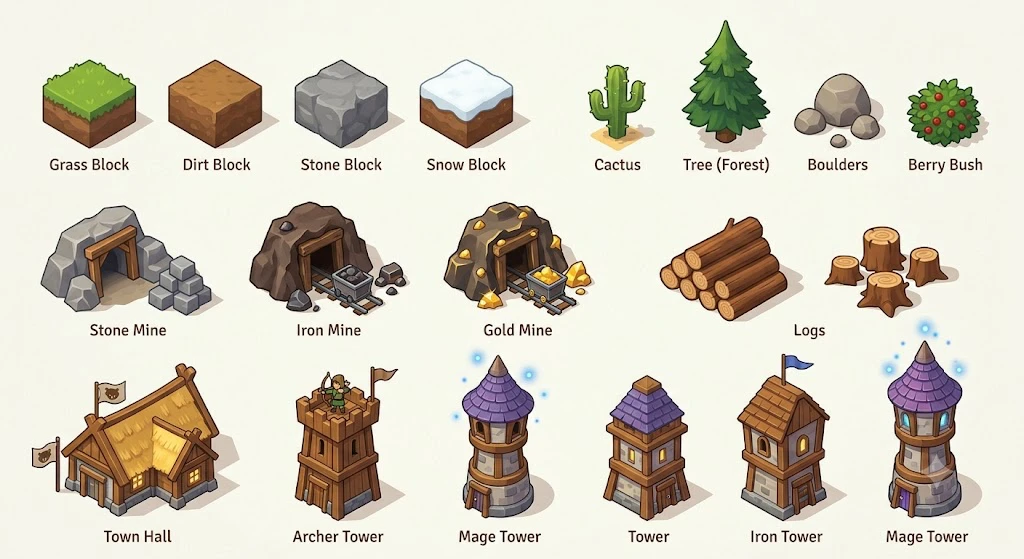
#> input picture assets/source/ref_7.webp, 1024 x 559 px, found by its file name; its folder holds 3 pictures in this run
$ python extract_buildings.py
#> lines starting #> are read from the running program, lines starting #| are printed output that depends on the picture
"""Cut building, prop and terrain sprites out of the three reference sheets (assets/source/ref_7/8/9.webp).

Outputs assets/sprites/bld.png and assets/sprites/bld.js (window.BLD_ATLAS: frame rects + anchors).
The sheets have soft baked shadows and (ref 8/9) a grid; the silhouette is found from edges, filled, and the
tan / grey ground shadow is removed so the game can draw its own.
"""
import json
import numpy as np
from PIL import Image
from scipy import ndimage as ndi

def defringe(rgba):
    a = rgba[..., 3] > 0
    core = ndi.binary_erosion(a, structure=np.ones((3, 3)), iterations=2)
    if core.any():
        idx = ndi.distance_transform_edt(~core, return_indices=True)[1]
        near = rgba[..., :3][idx[0], idx[1]].astype(float); cur = rgba[..., :3].astype(float)
        lum = lambda c: c @ np.array([0.3, 0.59, 0.11])
        bad = (a & ~core) & (lum(cur) > lum(near) + 14)
        cur[bad] = near[bad] * 0.6
        rgba[..., :3] = np.clip(cur, 0, 255).astype(np.uint8)
    rgba[~a, :3] = 0
    return rgba

SRC = {n: np.array(Image.open(f'assets/source/ref_{n}.webp').convert('RGB')).astype(float) for n in (7, 8, 9)}
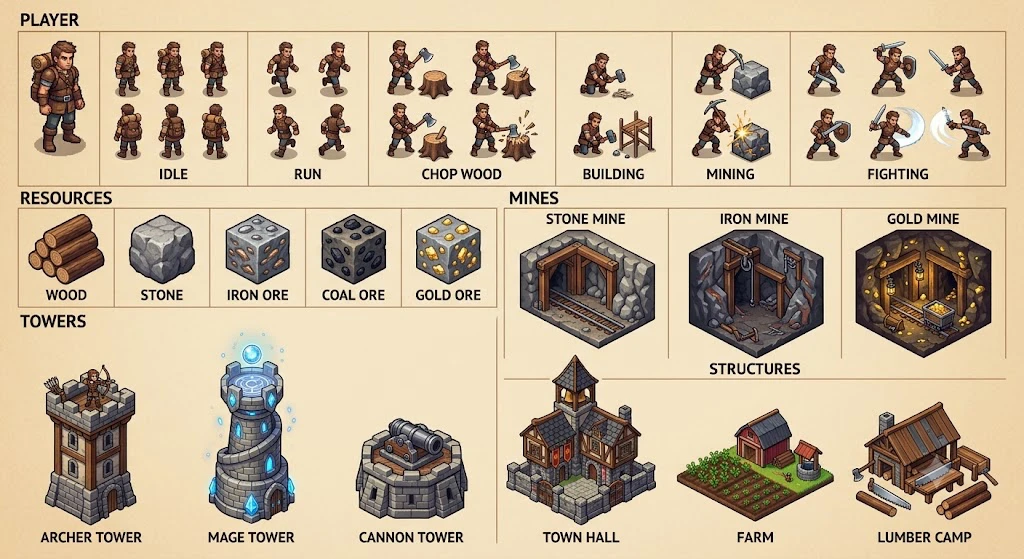
#> input picture assets/source/ref_8.webp, 1024 x 559 px, found by its file name
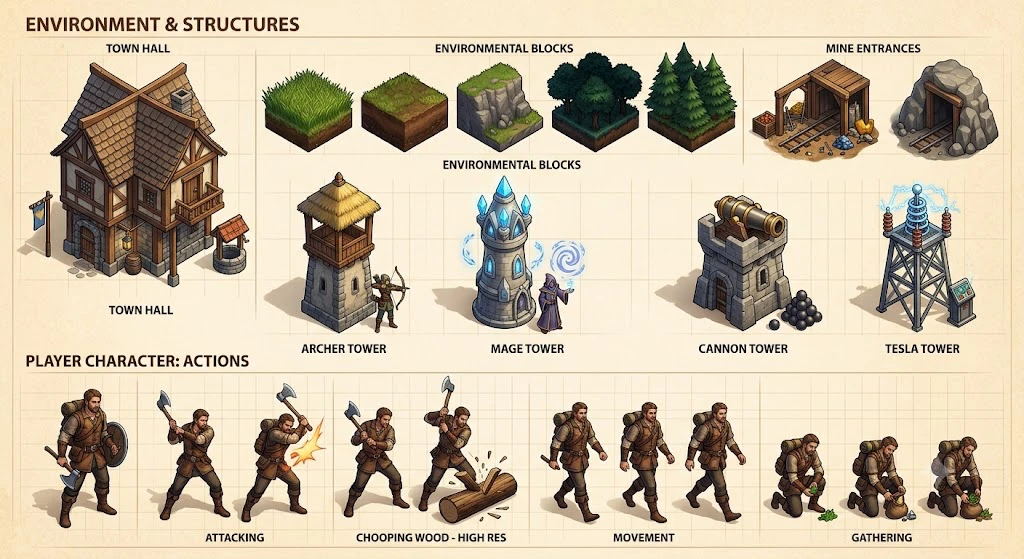
#> input picture assets/source/ref_9.webp, 1024 x 559 px, found by its file name
#> SRC = 3 items

# name: (sheet, (x0, y0, x1, y1), [boxes to blank out], options)
S = {
    # ---- sheet 7: clean cartoon set
    'h_thatch':   (7, (28, 362, 222, 518), [], {}),
    'archer_a':   (7, (290, 366, 402, 520), [], {}),
    'mage_a':     (7, (455, 345, 568, 522), [], {}),
    'mage_b':     (7, (878, 318, 972, 522), [], {}),
    'house_a':    (7, (600, 372, 695, 522), [], {}),
    'house_b':    (7, (732, 372, 834, 522), [], {}),
    'mine_gold':  (7, (440, 196, 602, 318), [], {}),
    'mine_iron':  (7, (245, 198, 412, 318), [], {}),
    'mine_stone': (7, (32, 200, 228, 318), [], {}),
    'logs':       (7, (652, 210, 798, 324), [], {}),
    'stumps':     (7, (820, 220, 952, 320), [], {}),
    'boulders':   (7, (788, 68, 886, 148), [], {}),
    'berry':      (7, (898, 78, 992, 150), [], {}),
    'cactus':     (7, (583, 56, 648, 146), [], {}),
    'blk_grass':  (7, (36, 56, 142, 152), [], {}),
    'blk_dirt':   (7, (160, 56, 272, 152), [], {}),
    'blk_stone':  (7, (288, 56, 398, 152), [], {}),
    'blk_snow':   (7, (414, 56, 524, 152), [], {}),
    # ---- sheet 8: pixel-ish set
    'hall_stone': (8, (515, 350, 668, 526), [], {}),
    'farm':       (8, (668, 390, 824, 522), [], {}),
    'lumber':     (8, (838, 396, 992, 522), [], {}),
    'archer_c':   (8, (32, 362, 140, 520), [], {}),
    'mage_spiral':(8, (200, 330, 300, 520), [], {}),
    'cannon_a':   (8, (345, 420, 474, 524), [], {}),
    # ---- sheet 9: painterly set
    'hall_timber':(9, (18, 52, 264, 302), [], {}),
    'mage_c':     (9, (425, 168, 542, 340), [(538, 250, 600, 340)], {}),
    'cannon_b':   (9, (650, 185, 864, 345), [(852, 185, 870, 345)], {}),
    'tesla':      (9, (850, 195, 1002, 336), [], {}),
    'mine_wood':  (9, (770, 52, 882, 162), [], {}),
    'mine_rock':  (9, (884, 52, 982, 162), [], {}),
}

def cut(sheet, box, blank):
    x0, y0, x1, y1 = box
    a = SRC[sheet][y0:y1, x0:x1].copy()
    for (bx0, by0, bx1, by1) in blank:
        a[max(0, by0 - y0):max(0, by1 - y0), max(0, bx0 - x0):max(0, bx1 - x0)] = np.nan
    nanm = np.isnan(a[..., 0]); a[nanm] = 0
    border = np.concatenate([a[0], a[-1], a[:, 0], a[:, -1]]); bg = np.median(border, axis=0)
    L = a.mean(2)
    g = np.hypot(ndi.sobel(ndi.gaussian_filter(L, 0.7), 1), ndi.sobel(ndi.gaussian_filter(L, 0.7), 0))
    d = np.abs(a - bg).sum(2)
    edge = (g > 62) | (d > 215)
    edge &= ~nanm
    m = ndi.binary_closing(edge, structure=np.ones((3, 3)), iterations=2)
    m = ndi.binary_fill_holes(m) & ~nanm
    m = ndi.binary_opening(m, structure=np.ones((3, 3)))
    # soft ground shadow: smooth, low-contrast tan / grey regions that sit close to the paper colour
    mx, mn = a.max(2), a.min(2); sat = np.where(mx > 0, (mx - mn) / np.maximum(mx, 1), 0)
    sd = ndi.generic_filter(L, np.std, size=3)
    shadow = (sd < 5.5) & (sat < 0.36) & (L > 150) & (np.abs(a - bg).sum(2) < 230)
    sl, sn = ndi.label(shadow)
    if sn:
        sizes = ndi.sum(shadow, sl, range(1, sn + 1)); shadow = np.isin(sl, [i + 1 for i, s in enumerate(sizes) if s > 40])
    m &= ~ndi.binary_dilation(shadow, iterations=1) | (g > 90)
    m = ndi.binary_opening(m, structure=np.ones((3, 3)))
    lab, n = ndi.label(m)
    if n == 0: raise SystemExit('empty cut ' + str(box))
    sizes = ndi.sum(m, lab, range(1, n + 1)); keep = [i + 1 for i, s in enumerate(sizes) if s > 0.05 * sizes.max()]
    m = np.isin(lab, keep)
    # peel the light fringe
    for _ in range(1):
        edgep = m & ~ndi.binary_erosion(m, structure=np.ones((3, 3)))
        m &= ~(edgep & (np.abs(a - bg).sum(2) < 70))
    ys, xs = np.where(m)
    ty0, ty1, tx0, tx1 = ys.min(), ys.max() + 1, xs.min(), xs.max() + 1
    rgba = np.zeros((ty1 - ty0, tx1 - tx0, 4), np.uint8)
    rgba[..., :3] = a[ty0:ty1, tx0:tx1].astype(np.uint8); rgba[..., 3] = m[ty0:ty1, tx0:tx1] * 255
    return rgba

# extra clean-up in sprite coordinates (x0, y0, x1, y1): props that belong to the sheet picture, not to the building
POST = {
    'hall_timber': [(0, 112, 31, 226), (186, 146, 226, 226)],          # signpost on the left, well on the right (the village has its own well)
    'cannon_b': [(24, 20, 33, 31)],                                     # paper seen through a gap in the battlements
    'mage_c': [(0, 56, 24, 76), (65, 80, 80, 105), (0, 108, 12, 124)],  # wisps of the spell effect
}

sheet_of = {n: v[0] for n, v in S.items()}

def finish(name, rgba):
    a = rgba[..., 3] > 0
    for (x0, y0, x1, y1) in POST.get(name, []): a[y0:y1, x0:x1] = False
    # tan ground-shadow crumbs that hug the silhouette edge (sheets 8 and 9 only; stone and snow are grey, not tan)
    if sheet_of[name] != 7:
        for _ in range(3):
            ring = a & ~ndi.binary_erosion(a, structure=np.ones((3, 3)), iterations=3)
            rgb = rgba[..., :3].astype(float); mx, mn = rgb.max(2), rgb.min(2); sat = np.where(mx > 0, (mx - mn) / np.maximum(mx, 1), 0); lum = rgb @ np.array([0.3, 0.59, 0.11])
            tan = (sat > 0.1) & (sat < 0.36) & (lum > 140) & (lum < 225) & (rgb[..., 0] - rgb[..., 2] > 20) & (rgb[..., 0] >= rgb[..., 1])
            a &= ~(ring & tan)
    lab_, n_ = ndi.label(a, structure=np.ones((3, 3)))
    if n_ > 1:
        sizes = ndi.sum(a, lab_, range(1, n_ + 1)); a = np.isin(lab_, [i + 1 for i, z in enumerate(sizes) if z > 0.04 * sizes.max()])
    rgba = rgba.copy(); rgba[..., 3] = a * 255
    ys, xs = np.where(a); rgba = rgba[ys.min():ys.max() + 1, xs.min():xs.max() + 1]
    rgba = defringe(rgba)
    # one shared dark outline so sprites from different sheets read as one set (and no pale fringe is left)
    a = rgba[..., 3] > 0
    pad = np.zeros((rgba.shape[0] + 4, rgba.shape[1] + 4, 4), np.uint8); pad[2:-2, 2:-2] = rgba
    pa = pad[..., 3] > 0; ring = ndi.binary_dilation(pa, structure=ndi.generate_binary_structure(2, 1)) & ~pa
    pad[ring] = (38, 26, 20, 255)
    # even out saturation / brightness between the three sheets
    body = pa; rgb = pad[..., :3].astype(float) / 255; mx, mn = rgb.max(2), rgb.min(2)
    S_ = np.where(mx > 0, (mx - mn) / np.maximum(mx, 1e-6), 0); V_ = mx
    kS = float(np.clip(0.40 / max(0.05, S_[body].mean()), 0.8, 1.25)); kV = float(np.clip(0.50 / max(0.05, V_[body].mean()), 0.88, 1.18))
    import colorsys
    flat = rgb[body]; out = np.empty_like(flat)
    h_ = np.zeros(len(flat));
    for i, (r, g, b) in enumerate(flat):
        h, sv, vv = colorsys.rgb_to_hsv(r, g, b); out[i] = colorsys.hsv_to_rgb(h, min(1, sv * kS), min(1, vv * kV))
    rgb[body] = out; pad[..., :3] = np.where(ring[..., None], pad[..., :3], (rgb * 255).astype(np.uint8))
    pad[~(pad[..., 3] > 0), :3] = 0
    return pad

frames = {}
for name, (sheet, box, blank, opt) in S.items():
    frames[name] = finish(name, defringe(cut(sheet, box, blank)))
#> this loop made 30 passes
#> (bg in cut, sn in cut, n in cut, keep in cut, ty0 in cut, ty1 in cut, tx0 in cut) on passes 2, 3, 5, 6, 7, 8, 10, 11, 13, 14: ([247, 249, 237], 7, 1, [1], 2, 152, 4), ([248, 249, 237], 13, 6, [2], 9, 174, 6), ([247, 249, 237], 11, 1, [1], 3, 148, 3), ([247, 248, 236.5], 13, 1, [1], 2, 148, 4), ([247, 249, 237], 5, 1, [1], 5, 120, 3), ([247, 248, 237], 7, 1, [1], 3, 118, 3), ([247, 249, 237], 3, 1, [1], 6, 112, 7), ([247, 247, 236], 11, 1, [1], 6, 98, 4), ([246, 246, 235], 4, 1, [1], 2, 70, 8), ([247, 249, 235.5], 11, 1, [1], 8, 88, 4)
#> (bg in cut, sn in cut, n in cut, keep in cut, ty0 in cut, ty1 in cut, tx0 in cut) on passes 1, 4, 9, 12, 17, 21: ([246, 246, 235], 28, 2, [1], 2, 154, 3), ([246, 246, 235], 23, 8, [3], 22, 201, 9), ([246, 247, 235], 20, 1, [1], 5, 116, 8), ([247, 247, 236], 26, 2, [1, 2], 5, 78, 5), ([247, 249, 237], 19, 1, [1], 3, 93, 6), ([240, 217, 178], 27, 1, [1], 5, 124, 14)
#> pass 1, in cut, `a = SRC[sheet][y0:y1, x0:x1].copy()`:
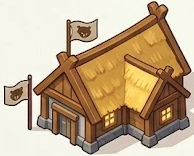
#> a: shape (156, 194, 3) float64; mean of channels 0, 1, 2 193, 170.2, 141; drawn as R, G, B
#> pass 1, in cut, `g = np.hypot(ndi.sobel(ndi.gaussian_filter(L, 0.7), 1), ndi.sobel(ndi...`:
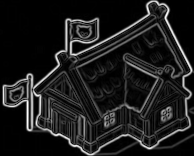
#> g: shape (156, 194) float64; min 0, max 677.4, mean 76.5; drawn with min black and max white
#> after the loop, frames = 30 items

# ---------------------------------------------------------------- upgrade looks
# Level 2 and 3 of a building are recoloured / dressed copies of the base picture, so an upgraded building still belongs to the village:
# roofs and banners change colour, crystals change colour with their tier, goods pile up, flags go up.
import colorsys
from PIL import ImageDraw

def hsv_arrays(rgb):
    r, g, b = [rgb[..., i].astype(float) / 255 for i in range(3)]
    mx = np.maximum(np.maximum(r, g), b); mn = np.minimum(np.minimum(r, g), b); d = mx - mn
    h = np.zeros_like(mx); m = d > 1e-6
    rc = np.where(m, (mx - r) / np.where(m, d, 1), 0); gc = np.where(m, (mx - g) / np.where(m, d, 1), 0); bc = np.where(m, (mx - b) / np.where(m, d, 1), 0)
    h = np.where(r == mx, bc - gc, np.where(g == mx, 2 + rc - bc, 4 + gc - rc)); h = (h / 6) % 1.0; h = np.where(m, h, 0)
    return h * 360, np.where(mx > 0, d / np.maximum(mx, 1e-6), 0), mx

def recolor(rgba, box, hue_rng, to_hue, sat=1.0, val=1.0, smin=0.18, vmin=0.0, vmax=1.01):
    """Shift the hue of pixels inside `box` (fractions x0,y0,x1,y1) whose hue is in hue_rng (degrees, may wrap) to `to_hue`."""
    out = rgba.copy(); H, W_ = out.shape[:2]
    x0, y0, x1, y1 = int(box[0] * W_), int(box[1] * H), int(box[2] * W_), int(box[3] * H)
    h, sa, v = hsv_arrays(out[..., :3]); a = out[..., 3] > 0
    lo, hi = hue_rng; inr = ((h >= lo) & (h <= hi)) if lo <= hi else ((h >= lo) | (h <= hi))
    m = a & inr & (sa >= smin) & (v >= vmin) & (v <= vmax); region = np.zeros_like(m); region[y0:y1, x0:x1] = True; m &= region
    ys, xs = np.where(m)
    for y_, x_ in zip(ys, xs):
        hh, ss, vv = h[y_, x_], sa[y_, x_], v[y_, x_]
        r_, g_, b_ = colorsys.hsv_to_rgb(to_hue / 360, min(1, ss * sat), min(1, vv * val)); out[y_, x_, :3] = (np.array([r_, g_, b_]) * 255).astype(np.uint8)
    return out

def with_pil(rgba, fn):
    pad = 14; big = np.zeros((rgba.shape[0] + pad * 2, rgba.shape[1] + pad * 2, 4), np.uint8); big[pad:-pad, pad:-pad] = rgba
    im_ = Image.fromarray(big, 'RGBA'); fn(ImageDraw.Draw(im_), pad); res = np.array(im_)
    a = res[..., 3] > 0; ys, xs = np.where(a); return res[ys.min():ys.max() + 1, xs.min():xs.max() + 1]

def flag(d, x, y, h, col, pole=(60, 44, 30), w=13, dark=None):
    """A pennant on a pole; (x, y) is the foot of the pole."""
    dark = dark or tuple(int(c * 0.55) for c in col)
    d.line([(x, y), (x, y - h)], fill=pole + (255,), width=2)
    d.polygon([(x + 1, y - h), (x + 1 + w, y - h + 3), (x + 1 + w - 3, y - h + 6), (x + 1 + w, y - h + 9), (x + 1, y - h + 9)], fill=col + (255,), outline=dark + (255,))
    d.ellipse([x - 1, y - h - 2, x + 2, y - h + 1], fill=(235, 200, 90, 255))

def nuggets(d, rng, box, n, cols):
    for _ in range(n):
        x = rng.integers(box[0], box[2]); y = rng.integers(box[1], box[3]); r = int(rng.integers(2, 5)); c = cols[int(rng.integers(0, len(cols)))]
        d.polygon([(x - r, y), (x - r // 2, y - r), (x + r // 2, y - r), (x + r, y), (x, y + r // 2)], fill=c + (255,), outline=(120, 80, 10, 255))

def upgrade(base, lvl):
    f = frames[base]; H_, W_ = f.shape[:2]; rng = np.random.default_rng(hash(base) % 2**32 + lvl)
    GOLD = (255, 214, 90); BLUE = (70, 120, 205); CRIM = (190, 50, 56); VIOLET = (140, 90, 210)
    if base == 'hall_timber':
        f = recolor(f, (0, 0, 1, 0.64), (8, 50), 208 if lvl == 2 else 352, sat=0.55 if lvl == 2 else 0.95, val=1.0 if lvl == 2 else 0.95, smin=0.36, vmin=0.5)
        f = with_pil(f, lambda d, p: (flag(d, p + int(W_ * 0.17), p + int(H_ * 0.2), 30, BLUE if lvl == 2 else GOLD), flag(d, p + int(W_ * 0.80), p + int(H_ * 0.30), 28, BLUE if lvl == 2 else GOLD)))
    elif base == 'archer_c':
        if lvl == 3: f = recolor(f, (0, 0, 1, 0.3), (0, 360), 44, sat=0.9, val=1.12, smin=0.0, vmin=0.5)           # golden parapet
        f = with_pil(f, lambda d, p: flag(d, p + int(W_ * 0.12), p + int(H_ * 0.12), 26, BLUE if lvl == 2 else GOLD))
    elif base == 'mage_c':
        f = recolor(f, (0, 0, 1, 1), (160, 225), 275 if lvl == 2 else 38, sat=1.0, val=1.0, smin=0.25)
    elif base == 'mage_spiral':
        f = recolor(f, (0, 0, 1, 1), (160, 225), 135 if lvl == 2 else 44, sat=1.0, val=1.0, smin=0.25)
    elif base == 'cannon_b':
        f = recolor(f, (0, 0, 1, 0.5), (20, 55), 212 if lvl == 2 else 44, sat=0.35 if lvl == 2 else 1.0, val=0.95 if lvl == 2 else 1.25, smin=0.25)
        f = with_pil(f, lambda d, p: flag(d, p + int(W_ * 0.08), p + int(H_ * 0.34), 26, BLUE if lvl == 2 else GOLD))
    elif base == 'cannon_a':
        f = recolor(f, (0, 0, 1, 0.7), (5, 40), 212 if lvl == 2 else 44, sat=0.6 if lvl == 2 else 1.0, val=1.0 if lvl == 2 else 1.3, smin=0.25)
        f = with_pil(f, lambda d, p: flag(d, p + int(W_ * 0.9), p + int(H_ * 0.4), 26, BLUE if lvl == 2 else GOLD))
    elif base == 'mine_gold':
        n = 7 if lvl == 2 else 16
        f = with_pil(f, lambda d, p: nuggets(d, rng, (p + int(W_ * 0.05), p + int(H_ * 0.72), p + int(W_ * 0.95), p + int(H_ * 0.98)), n, [(255, 214, 80), (255, 190, 40), (255, 236, 140)]))
        if lvl == 3: f = recolor(f, (0, 0, 1, 1), (18, 48), 46, sat=1.15, val=1.12, smin=0.3)
    elif base == 'lumber':
        f = recolor(f, (0, 0, 1, 0.5), (15, 45), 120 if lvl == 2 else 205, sat=0.5 if lvl == 2 else 0.5, val=0.95, smin=0.25)       # moss green / slate roof
        logs = frames['logs']; sc = 0.4 if lvl == 2 else 0.5
        lg = Image.fromarray(logs, 'RGBA').resize((int(logs.shape[1] * sc), int(logs.shape[0] * sc)), Image.LANCZOS)
        def put(d, p, lg=lg):
            pass
        pad = 12; big = Image.new('RGBA', (f.shape[1] + pad * 2 + 40, f.shape[0] + pad * 2), (0, 0, 0, 0)); big.alpha_composite(Image.fromarray(f, 'RGBA'), (pad + 40, pad))
        big.alpha_composite(lg, (pad, big.size[1] - lg.size[1] - pad)); res = np.array(big); a = res[..., 3] > 0; ys, xs = np.where(a); f = res[ys.min():ys.max() + 1, xs.min():xs.max() + 1]
    elif base == 'farm':
        f = with_pil(f, lambda d, p: (flag(d, p + int(W_ * 0.62), p + int(H_ * 0.34), 22, BLUE if lvl == 2 else GOLD),
                                      [d.rectangle([p + int(W_ * 0.04) + i * 9, p + int(H_ * 0.68) - (i % 2) * 5, p + int(W_ * 0.04) + i * 9 + 8, p + int(H_ * 0.68) + 7 - (i % 2) * 5], fill=(170, 120, 62, 255), outline=(50, 32, 20, 255)) for i in range(2 if lvl == 2 else 4)]))
    elif base == 'hall_stone':
        f = recolor(f, (0, 0, 1, 1), (340, 25), 212 if lvl == 2 else 44, sat=0.95, val=1.0 if lvl == 2 else 1.25, smin=0.45)
        f = with_pil(f, lambda d, p: flag(d, p + int(W_ * 0.5), p + int(H_ * 0.12), 22, BLUE if lvl == 2 else GOLD))
    return f

for base in ['hall_timber', 'archer_c', 'mage_c', 'mage_spiral', 'cannon_b', 'cannon_a', 'mine_gold', 'lumber', 'farm', 'hall_stone']:
    for lvl in (2, 3):
        frames[f'{base}_{lvl}'] = upgrade(base, lvl)
#> this loop made 10 passes
#> pass 1, in hsv_arrays, `r, g, b = [rgb[..., i].astype(float) / 255 for i in range(3)]`:
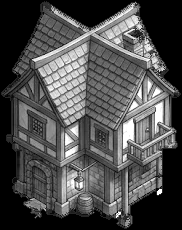
#> r: shape (230, 182) float64; min 0, max 1, mean 0.304
#> pass 1, in hsv_arrays, `r, g, b = [rgb[..., i].astype(float) / 255 for i in range(3)]`:
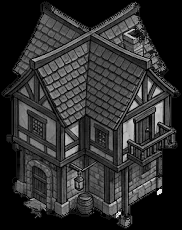
#> b: shape (230, 182) float64; min 0, max 0.933, mean 0.186
#> after the loop, frames = 50 items

names = list(frames)
#> names = 50 items, first 6: 'h_thatch', 'archer_a', 'mage_a', 'mage_b', 'house_a', 'house_b'
PAD = 3; AW = 1400; x = y = rowh = 0; rects = {}
for n in names:
    h, w = frames[n].shape[:2]
    if x + w + PAD > AW: x = 0; y += rowh + PAD; rowh = 0
    rects[n] = [x, y, w, h]; x += w + PAD; rowh = max(rowh, h)
#> this loop made 50 passes
#> (n, h, w, x, y, rowh) on passes 11, 23, 34: ('stumps', 96, 130, 133, 186, 96), ('mage_spiral', 178, 92, 95, 363, 178), ('archer_c_3', 167, 95, 98, 596, 167)
#> (n, h, w, x, rowh) on passes 1 to 6: ('h_thatch', 156, 193, 196, 156), ('archer_a', 154, 109, 308, 156), ('mage_a', 169, 79, 390, 169), ('mage_b', 183, 80, 473, 183), ('house_a', 149, 93, 569, 183), ('house_b', 150, 99, 671, 183)
AH = y + rowh + PAD
atlas = np.zeros((AH, AW, 4), np.uint8)
for n in names:
    px, py, w, h = rects[n]; atlas[py:py + h, px:px + w] = frames[n]
#> this loop made 50 passes
#> n on passes 1 to 12: 'h_thatch', 'archer_a', 'mage_a', 'mage_b', 'house_a', 'house_b', 'mine_gold', 'mine_iron', 'mine_stone', 'logs', 'stumps', 'boulders'
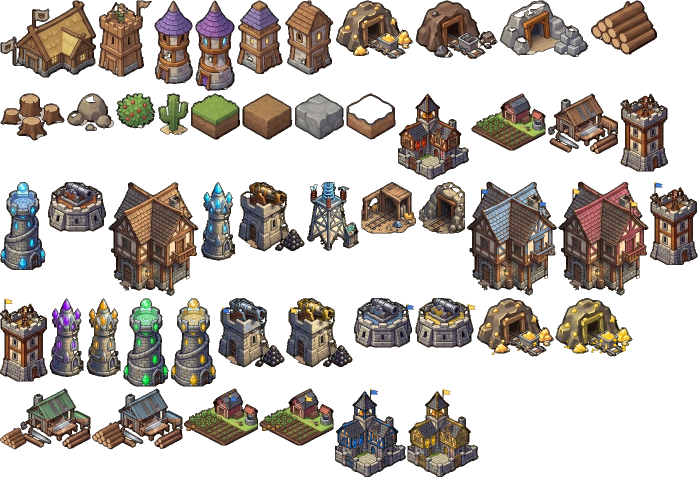
#> atlas: shape (957, 1400, 4) (shown at 1/2 size); mean of channels 0, 1, 2, 3 44.3, 37.7, 32.4, 104.4; transparent parts drawn white
Image.fromarray(atlas).save('assets/sprites/bld.png', optimize=True)
open('assets/sprites/bld.js', 'w').write('window.BLD_ATLAS=' + json.dumps({'w': AW, 'h': AH, 'frames': rects}, separators=(',', ':')) + ';\n')
print(len(names), 'sprites', AW, AH)
#| 50 sprites 1400 957
